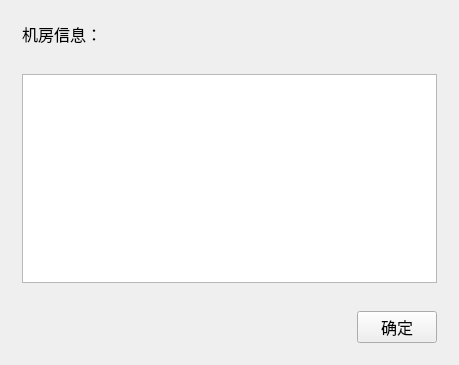
<?xml version="1.0" encoding="UTF-8"?>
<ui version="4.0">
 <class>UiManageRoom</class>
 <widget class="QWidget" name="UiManageRoom">
  <property name="geometry">
   <rect>
    <x>0</x>
    <y>0</y>
    <width>459</width>
    <height>365</height>
   </rect>
  </property>
  <property name="windowTitle">
   <string>机房管理</string>
  </property>
  <layout class="QVBoxLayout" name="verticalLayout">
   <item>
    <widget class="QWidget" name="widget_3" native="true">
     <layout class="QHBoxLayout" name="horizontalLayout_3">
      <item>
       <widget class="QLabel" name="label">
        <property name="font">
         <font>
          <pointsize>12</pointsize>
         </font>
        </property>
        <property name="text">
         <string>机房信息：</string>
        </property>
       </widget>
      </item>
     </layout>
    </widget>
   </item>
   <item>
    <widget class="QWidget" name="widget_2" native="true">
     <layout class="QHBoxLayout" name="horizontalLayout_2">
      <item>
       <widget class="QTableView" name="tableView"/>
      </item>
     </layout>
    </widget>
   </item>
   <item>
    <widget class="QWidget" name="widget" native="true">
     <layout class="QHBoxLayout" name="horizontalLayout">
      <item>
       <spacer name="horizontalSpacer">
        <property name="orientation">
         <enum>Qt::Horizontal</enum>
        </property>
        <property name="sizeHint" stdset="0">
         <size>
          <width>312</width>
          <height>20</height>
         </size>
        </property>
       </spacer>
      </item>
      <item>
       <widget class="QPushButton" name="pushButton">
        <property name="font">
         <font>
          <family>新宋体</family>
          <pointsize>12</pointsize>
         </font>
        </property>
        <property name="text">
         <string>确定</string>
        </property>
       </widget>
      </item>
     </layout>
    </widget>
   </item>
  </layout>
 </widget>
 <layoutdefault spacing="6" margin="11"/>
 <resources/>
 <connections/>
</ui>
